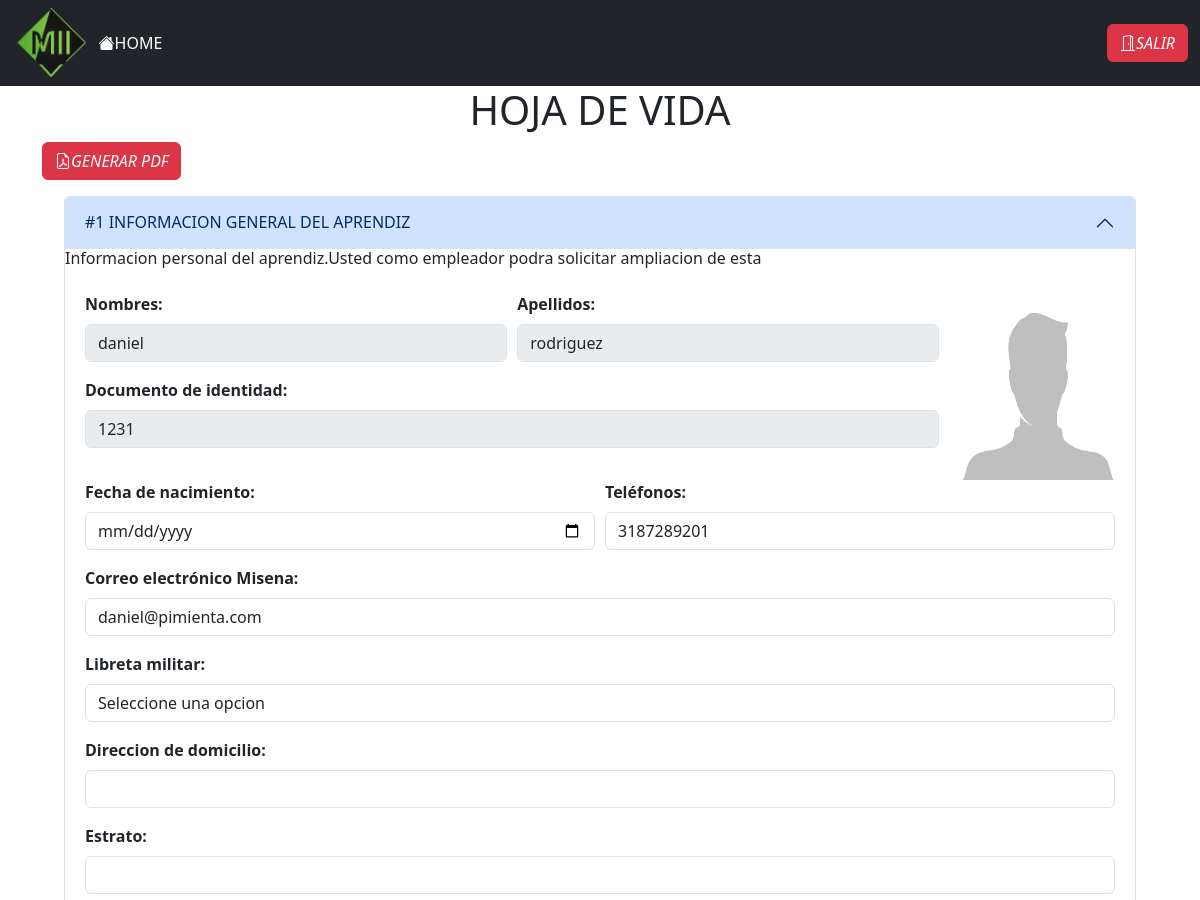
The app's page /views/hojaVida.php?id=1231 (signed in, upper part), older data.
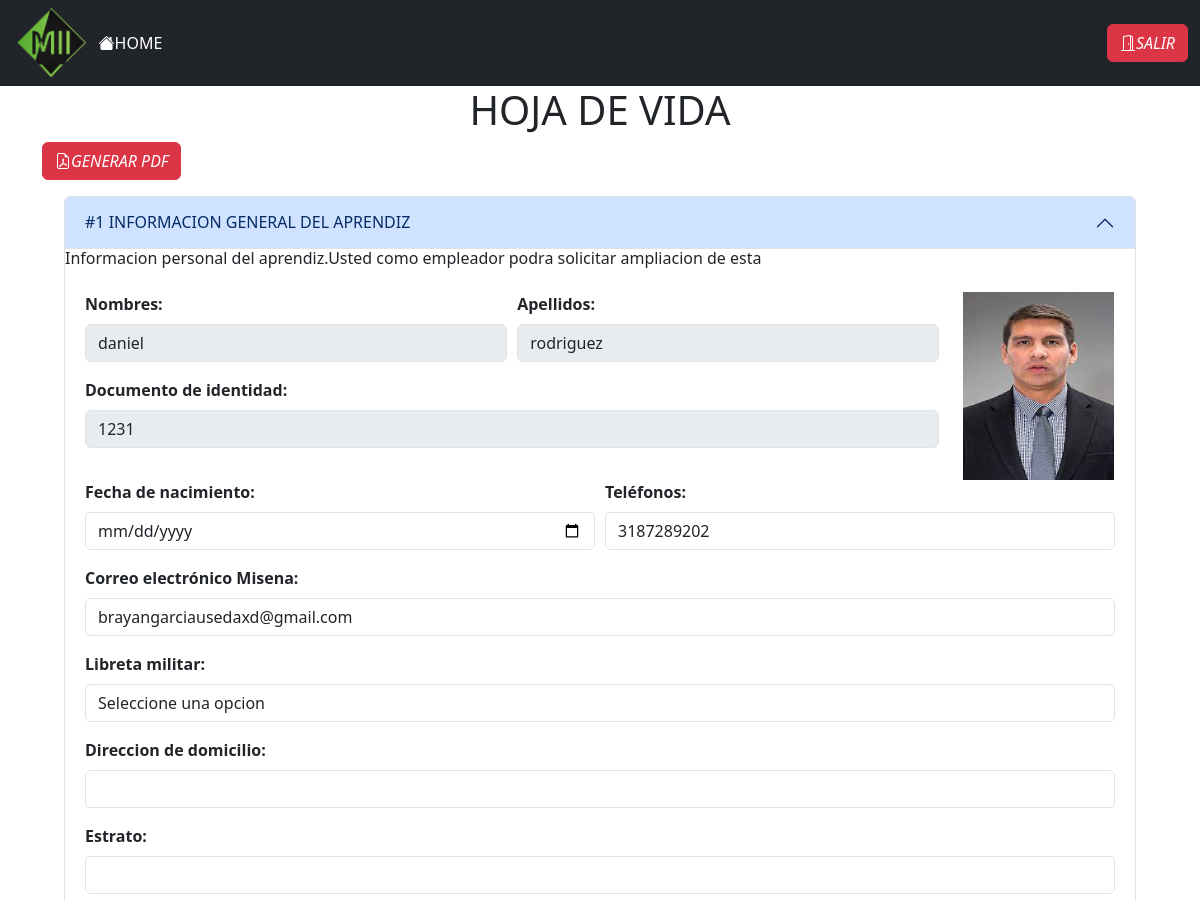
The same page, newer data.
### tables this page shows
CREATE TABLE IF NOT EXISTS `usuarios` (
  `pk_id_usr` bigint NOT NULL,
  `usr_nombre` varchar(30) NOT NULL,
  `usr_empresa` varchar(200) DEFAULT NULL,
  `usr_apellidos` varchar(60) NOT NULL,
  `usr_telefono` bigint NOT NULL,
  `usr_email` varchar(30) NOT NULL,
  `usr_rh` varchar(30) DEFAULT NULL,
  `usr_direccion` varchar(30) DEFAULT NULL,
  `usr_estrato` int DEFAULT NULL,
  `usr_ciudad` varchar(200) DEFAULT NULL,
  `usr_hv` varchar(30) DEFAULT NULL,
  `usr_contacto` int DEFAULT NULL,
  `usr_cargo` varchar(30) DEFAULT NULL,
  `usr_fecha_nacimiento` date DEFAULT NULL,
  `usr_libreta_militar` varchar(20) DEFAULT NULL,
  `fk_id_ficha` int DEFAULT NULL,
  `fk_id_tipo_doc` int DEFAULT NULL,
  `fk_id_tipo_usr` int NOT NULL,
  `login_pass` varchar(400) NOT NULL,
  `foto` text NOT NULL,
  PRIMARY KEY (`pk_id_usr`),
  KEY `fk_Usuarios_Tipo_Usuarios` (`fk_id_tipo_usr`),
  KEY `fk_Usuarios_Tipo_Documento1` (`fk_id_tipo_doc`),
  KEY `fk_Usuarios_Ficha1` (`fk_id_ficha`),
  KEY `usr_empresa` (`usr_empresa`)
);

### views/hojaVida.php (the view, shortened to what the changed rows need)
<!DOCTYPE html>
<html lang="en">
<head>
    <?php
    require_once("head.php");
    ?>
</head>
<body>
    <?php
    include('../controller/conexion.php');
    if (isset($_GET["id"])) {
        $id = $_GET["id"];
    }
    ?>
    <div style="min-height: 85vh;">
        <div class="container">
            <h1 class="text-center">HOJA DE VIDA</h1>
        </div>
        <?php
        $usuario = $base->query("SELECT * FROM usuarios WHERE pk_id_usr=$id")->fetchAll(PDO::FETCH_OBJ);
        foreach ($usuario as $datos) {
            ?>
            <div style="margin:1rem 4rem;">
                <form action="../controller/guardarHojaVida.php" method="post" enctype="multipart/form-data">
                    <div class="accordion" style="padding-bottom:1rem" data-bs-theme="light"
                        id="accordionPanelsStayOpenExample">
                        <div class="accordion-item">
                            <h2 class="accordion-header">
                                <button class="accordion-button" type="button" data-bs-toggle="collapse"
                                    data-bs-target="#panelsStayOpen-collapseOne" aria-expanded="true"
                                    aria-controls="panelsStayOpen-collapseOne">
                                    #1 INFORMACION GENERAL DEL APRENDIZ
                                </button>
                            </h2>
                            <div id="panelsStayOpen-collapseOne" class="accordion-collapse collapse show">
                                <h6>Informacion personal del aprendiz.Usted como empleador podra solicitar ampliacion de
                                    esta
                                </h6>
                                <div class="accordion-body">
                                    <div class="row">
                                        <div class="col-md-10">
                                            <div class="form-row">
                                                <div class="col form-group">
                                                    <label for="nombres" class="font-weight-bold">Nombres:</label>
                                                    <input type="text" class="form-control" id="nombres" name="nombres" value="<?php echo $datos->usr_nombre ?>" readonly>
                                                </div>
                                                <div class="col form-group">
                                                    <label for="apellidos" class="font-weight-bold">Apellidos:</label>
                                                    <input type="text" class="form-control" id="apellidos" name="apellidos" value="<?php echo $datos->usr_apellidos ?>"
                                                        readonly>
                                                </div>
                                            </div>
                                            <div class="form-group">
                                                <label for="documento" class="font-weight-bold">Documento de identidad:</label>
                                                <input type="number" class="form-control" id="documento" name="documento" value="<?php echo $datos->pk_id_usr ?>" readonly>
                                            </div>
                                        </div>
                                        <div class="col">
                                        <img src="<?php echo $datos->foto ?>" alt="" height="188px" width="151px">
                                        </div>
                                    </div>
                                    <div class="form-row">
                                        <div class="col form-group">
                                            <label for="fecha_nacimiento" class="font-weight-bold">Fecha de nacimiento:</label>
                                            <input type="date" class="form-control" id="fecha_nacimiento"
                                                name="fecha_nacimiento" value="<?php if(isset($datos->usr_fecha_nacimiento)){echo $datos->usr_fecha_nacimiento;} ?>" max="<?php echo date('Y-m-d') ?>" required>
                                        </div>
                                        <div class="col form-group">
                                            <label for="telefonos" class="font-weight-bold">Teléfonos:</label>
                                            <input type="number" class="form-control" id="telefonos" name="telefonos" value="<?php if(isset($datos->usr_telefono)){echo $datos->usr_telefono;} ?>"
                                                required>
                                        </div>
                                    </div>
                                    <div class="form-group">
                                        <label for="correo_misena" class="font-weight-bold">Correo electrónico Misena:</label>
                                        <input type="email" class="form-control" id="correo_misena" name="correo_misena" value="<?php if(isset($datos->usr_email)){echo $datos->usr_email;} ?>"
                                            required>
                                    </div>
                                    <div class="form-group">
                                        <label for="libreta_militar" class="font-weight-bold">Libreta militar:</label>
                                        <select class="form-control" id="libreta_militar" name="libreta_militar" required>
                                            <option value="<?php if(isset($datos->usr_libreta_militar)){echo $datos->usr_libreta_militar;}?>" ><?php if(isset($datos->usr_libreta_militar)){echo $datos->usr_libreta_militar;}else{echo "Seleccione una opcion";} ?></option>
                                        </select>
                                    </div>
                                    <div class="form-group">
                                        <label for="direccion" class="font-weight-bold">Direccion de domicilio:</label>
                                        <input type="text" class="form-control" id="direccion" name="direccion" value="<?php if(isset($datos->usr_direccion)){echo $datos->usr_direccion;} ?>" required>
                                    </div>
                                    <div class="form-group">
                                        <label for="estrato" class="font-weight-bold">Estrato:</label>
                                        <input type="number" class="form-control" id="estrato" name="estrato" value="<?php if(isset($datos->usr_estrato)){echo $datos->usr_estrato;} ?>" required>
                                    </div>
                                </div>
                            </div>
                        </div>
                    </div>
                </form>
                <?php
        }
        ?>
        </div>
    </div>
</body>
</html>

Row changes from the older to the newer data that the page shows:
changed usuarios "daniel": foto: a different picture; telefonos "3187289201" → "3187289202"; correo_misena "daniel@pimienta.com" → "brayangarciausedaxd@gmail.com"
